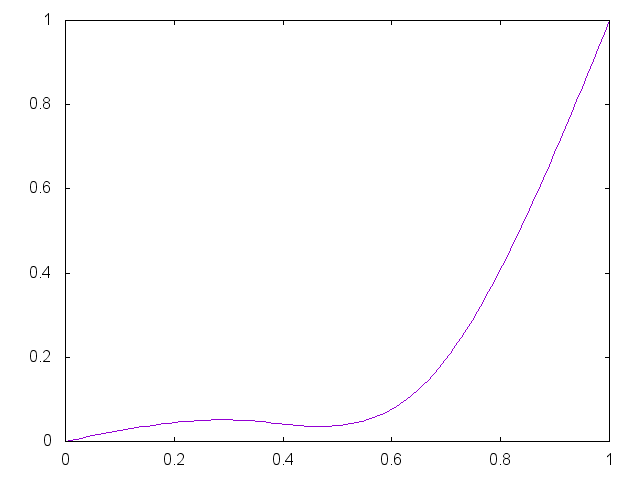

This chart was generated by the following gnuplot code:


set term png

set output "generate/static/generate/csplines-0.05-0.15.png"
plot '-' smooth csplines notitle
0 0
0.33 0.05
0.67 0.15 
1 1
e

reset;
